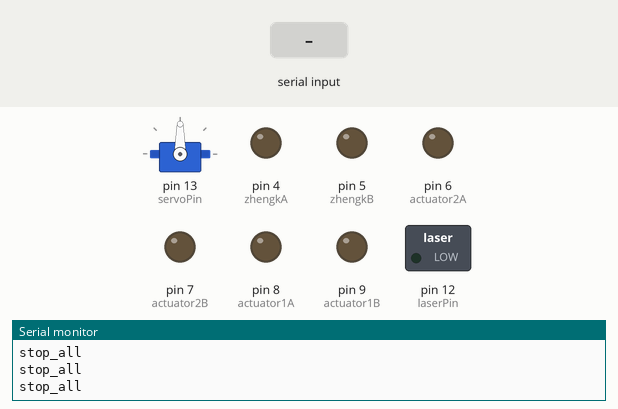
A sketch run on a simulated Arduino Uno, built with avr-gcc and run on an emulated ATmega328P. Parts: servo, switched loads named in the sketch (green lamp = pin HIGH), output pins drawn as LEDs (lit = HIGH), the last lines printed to the serial monitor. The test bench sets the inputs (shaded band).

Above: at 1.2 s.
1.3 s: "HELLO,1\n" received over Serial
At 1.38 s:
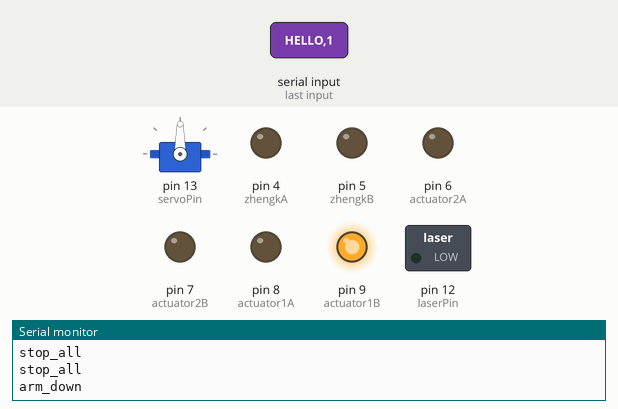
2.9 s: "1\n" received over Serial
At 2.97 s:
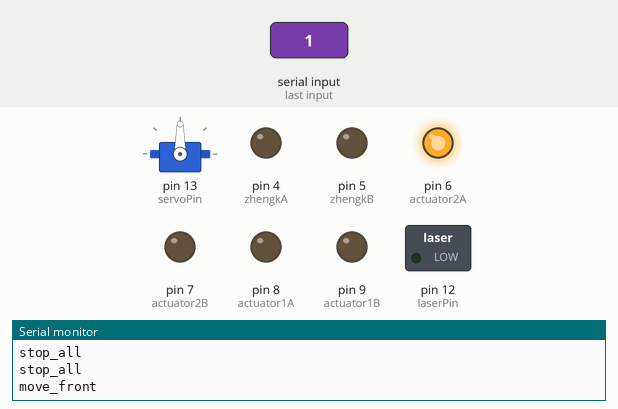
Timing chart, 0 to 5.9 s (numbered marks = the images above; inputs shaded):
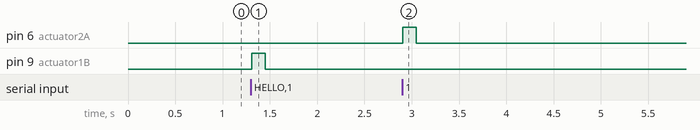

The sketch:

arm_joy2.ino
```cpp
#include <Servo.h>

const int actuator1A = 8;
const int actuator1B = 9;
const int actuator2A = 6;
const int actuator2B = 7;
const int zhengkA = 4;
const int zhengkB = 5;
const int laserPin = 12;
const int servoPin = 13;

Servo armServo;
unsigned long lastCmdTime = 0;
const unsigned long TIMEOUT = 2000;
bool connected = false;
bool laserState = false;

const int MOTOR_SPEED = 150;
const int DURATION = 144;

int buttons[9];

bool but4 = false;

void setup() {
  Serial.begin(9600);
  Serial.setTimeout(10);

  pinMode(actuator1A, OUTPUT);
  pinMode(actuator1B, OUTPUT);
  pinMode(actuator2A, OUTPUT);
  pinMode(actuator2B, OUTPUT);
  pinMode(zhengkA, OUTPUT);
  pinMode(zhengkB, OUTPUT);
  pinMode(laserPin, OUTPUT);
  armServo.attach(servoPin);

  Serial.println("ARDUINO_READY");
}

void loop() {
  handleSerial();
  checkTimeout();
}

void handleSerial() {
  if (true) {
    String cmd = Serial.readStringUntil('\n');
    cmd.trim();
    lastCmdTime = millis();

    if (cmd == "HELLO") {
      Serial.println("ARDUINO_READY");
      return;
    } else if (cmd == "STOP") {
      stop_all();
      return;
    }

    connected = true;
    processCommand(cmd);
  }
  else stop_all();
}

void processCommand(String cmd) {
  int x, y, z;
  int idx = 0;

  // Parse CSV
  for (int i = 0; i < 11 && idx < cmd.length(); i++) {
    int nextComma = cmd.indexOf(',', idx);
    String token = (nextComma == -1) ? cmd.substring(idx) : cmd.substring(idx, nextComma);
    int val = token.toInt();
    if (i == 0) x = val;
    else if (i == 1) y = val;
    else if (i == 2) z = val;
    else buttons[i - 3] = val;
    idx = (nextComma == -1) ? cmd.length() : nextComma + 1;
  }

  // Movement logic
  if (buttons[0]) { // If button is pressed
  laserState = !laserState; // Toggle state (ON ↔ OFF)
  digitalWrite(laserPin, laserState ? HIGH : LOW); // Update laser
  // delay(200);
  }

  if (buttons[1]) click();
  if (buttons[4]){
  hand_open();
  but4 = true;
  }
  else if (but4 == true){
    Serial.println(buttons[4]);
    stop_all();
    but4= false;
  }

  if (buttons[5]) hand_close();

  if (y == 1) arm_down();
  else if (y == -1) arm_up();

  if (x == 1) move_front();
  else if (x == -1) move_back();

  if (x == 0 && y == 0) stop_all();
}

void checkTimeout() {
  if (millis() - lastCmdTime > TIMEOUT && connected) {
    connected = false;
    for(int i=0; i<10; i++)
    {
      buttons[i] = 0;
    }
    stop_all();
  }
}

void click() {
  Serial.println("click");
  armServo.write(45);
  delay(10);
  armServo.write(0);
}

void hand_open() {
  Serial.println("hand_open");
  digitalWrite(zhengkA, LOW);
  analogWrite(zhengkB, MOTOR_SPEED);
  // delay(DURATION);
  // stop_all();
}

void hand_close() {
  Serial.println("hand_close");
  digitalWrite(zhengkB, LOW);
  analogWrite(zhengkA, MOTOR_SPEED);
  //delay(DURATION);
  //stop_all();
}

void arm_up() {
  Serial.println("arm_up");
  for (int i = 0; i < 12; i++) { // adjust iteration count as needed
    digitalWrite(actuator1A, HIGH);
    digitalWrite(actuator1B, LOW);
    delay(12); // small delay for smooth motion
  }
  stop_all(); // stop after motion
}

void arm_down() {
  Serial.println("arm_down");
  for (int i = 0; i < 12; i++) { // adjust iteration count as needed
    digitalWrite(actuator1A, LOW);
    digitalWrite(actuator1B, HIGH);
    delay(12); // small delay for smooth motion
  }
  stop_all(); // stop after motion
}

void move_front() {
  Serial.println("move_front");
  for (int i = 0; i < 12; i++) { // adjust iteration count as needed
    digitalWrite(actuator2A, HIGH);
    digitalWrite(actuator2B, LOW);
    delay(12); // small delay for smooth motion
  }
  stop_all(); // stop after motion
}

void move_back() {
  Serial.println("move_back");
  for (int i = 0; i < 12; i++) { // adjust iteration count as needed
    digitalWrite(actuator2A, LOW);
    digitalWrite(actuator2B, HIGH);
    delay(10); // small delay for smooth motion
  }
  stop_all(); // stop after motion
}

void stop_all() {
  Serial.println("stop_all");
  digitalWrite(actuator1A, LOW);
  digitalWrite(actuator1B, LOW);
  digitalWrite(actuator2A, LOW);
  digitalWrite(actuator2B, LOW);
  digitalWrite(zhengkA, LOW);
  digitalWrite(zhengkB, LOW);
  digitalWrite(laserPin, LOW);
}
```

Measured:
- after the input at 1.3 s, pin 9 (actuator1B): LOW → HIGH at once, → LOW 0.14 s later
- after the input at 2.9 s, pin 6 (actuator2A): LOW → HIGH at once, → LOW 0.14 s later
